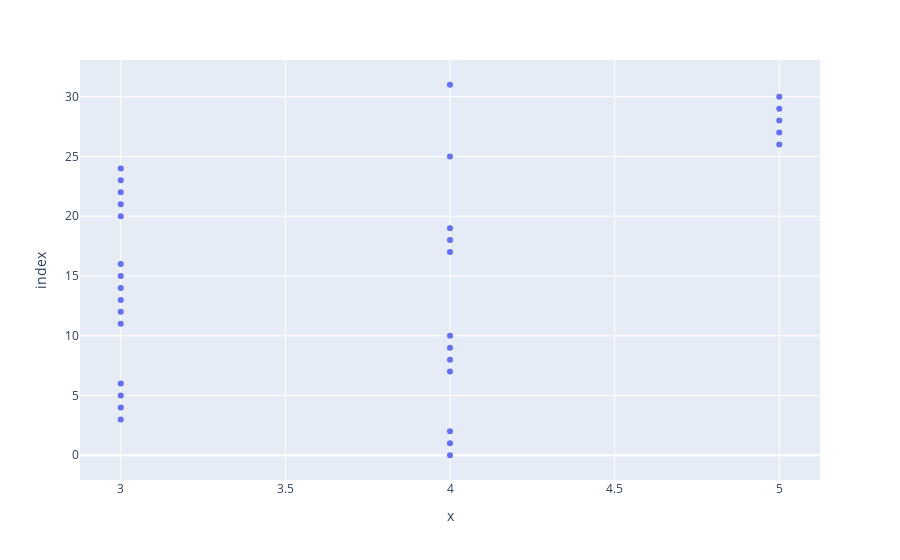

Source (notebook cell):
### Code cell
px.scatter(df1.mpg,df1.gear)

### Figure 1 — Plotly figure (JSON) as saved in the notebook; plotly's stock layout.template omitted (floating-point values rounded to 4 significant figures)
{"data": [{"hovertemplate": "x=%{x}<br>index=%{y}<extra></extra>", "legendgroup": "", "marker": {"color": "#636efa", "symbol": "circle"}, "mode": "markers", "name": "", "orientation": "h", "showlegend": false, "type": "scatter", "x": [4, 4, 4, 3, 3, 3, 3, 4, 4, 4, 4, 3, 3, 3, 3, 3, 3, 4, 4, 4, 3, 3, 3, 3, 3, 4, 5, 5, 5, 5, 5, 4], "xaxis": "x", "y": [0, 1, 2, 3, 4, 5, 6, 7, 8, 9, 10, 11, 12, 13, 14, 15, 16, 17, 18, 19, 20, 21, 22, 23, 24, 25, 26, 27, 28, 29, 30, 31], "yaxis": "y"}], "layout": {"legend": {"tracegroupgap": 0}, "margin": {"t": 60}, "xaxis": {"anchor": "y", "domain": [0, 1], "title": {"text": "x"}}, "yaxis": {"anchor": "x", "domain": [0, 1], "title": {"text": "index"}}}}
